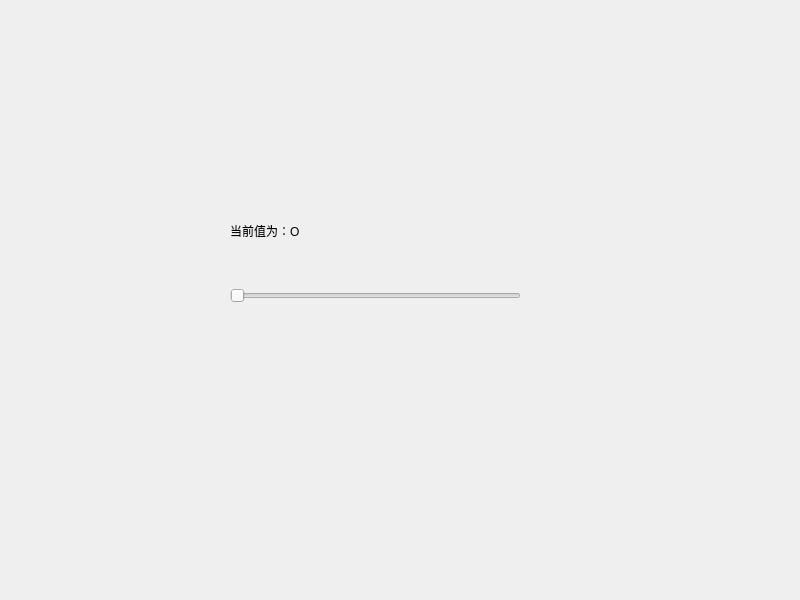
<?xml version="1.0" encoding="UTF-8"?>
<ui version="4.0">
 <class>Widget</class>
 <widget class="QWidget" name="Widget">
  <property name="geometry">
   <rect>
    <x>0</x>
    <y>0</y>
    <width>800</width>
    <height>600</height>
   </rect>
  </property>
  <property name="windowTitle">
   <string>Widget</string>
  </property>
  <widget class="QSlider" name="horizontalSlider">
   <property name="geometry">
    <rect>
     <x>230</x>
     <y>280</y>
     <width>291</width>
     <height>31</height>
    </rect>
   </property>
   <property name="orientation">
    <enum>Qt::Horizontal</enum>
   </property>
  </widget>
  <widget class="QLabel" name="label">
   <property name="geometry">
    <rect>
     <x>230</x>
     <y>220</y>
     <width>281</width>
     <height>21</height>
    </rect>
   </property>
   <property name="text">
    <string>当前值为：O</string>
   </property>
  </widget>
 </widget>
 <resources/>
 <connections/>
</ui>
